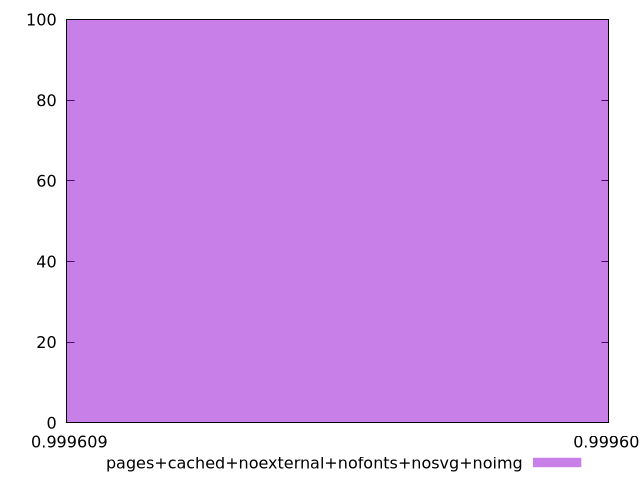

Generate this figure with gnuplot:
$_pagesCachedNoexternalNofontsNosvgNoimg <<EOF
0.9996090852968826 100
EOF
set key outside below
set terminal pngcairo
set output "report_00006_2020-11-02T20-21-41.718Z/uses-long-cache-ttl/pages+cached+noexternal+nofonts+nosvg+noimg//hist.png"
set yrange [0:100]
set boxwidth 4.323062270729413e-16
set style fill transparent solid 0.5 noborder
plot $_pagesCachedNoexternalNofontsNosvgNoimg title "pages+cached+noexternal+nofonts+nosvg+noimg" with boxes ,
